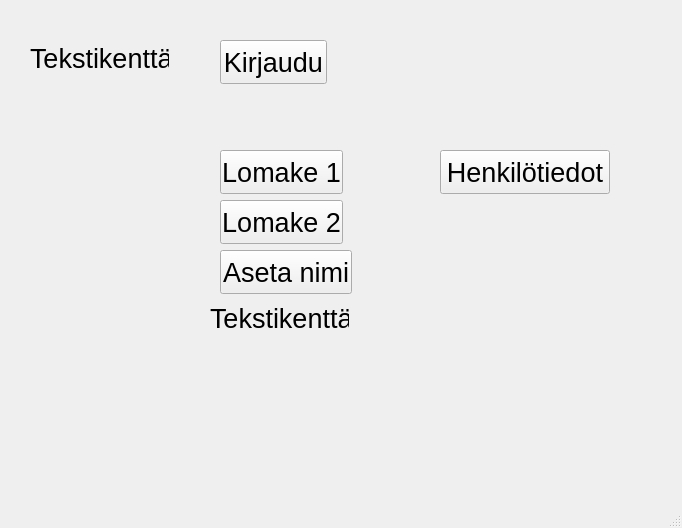
<?xml version="1.0" encoding="UTF-8"?>
<ui version="4.0">
 <class>MainWindow</class>
 <widget class="QMainWindow" name="MainWindow">
  <property name="geometry">
   <rect>
    <x>0</x>
    <y>0</y>
    <width>682</width>
    <height>528</height>
   </rect>
  </property>
  <property name="font">
   <font>
    <pointsize>20</pointsize>
   </font>
  </property>
  <property name="windowTitle">
   <string>MainWindow</string>
  </property>
  <widget class="QWidget" name="centralwidget">
   <widget class="QLabel" name="labelUsername">
    <property name="geometry">
     <rect>
      <x>30</x>
      <y>40</y>
      <width>139</width>
      <height>36</height>
     </rect>
    </property>
    <property name="maximumSize">
     <size>
      <width>211</width>
      <height>16777215</height>
     </size>
    </property>
    <property name="text">
     <string>Tekstikenttä</string>
    </property>
   </widget>
   <widget class="QPushButton" name="buttonLogin">
    <property name="geometry">
     <rect>
      <x>220</x>
      <y>40</y>
      <width>107</width>
      <height>44</height>
     </rect>
    </property>
    <property name="text">
     <string>Kirjaudu</string>
    </property>
   </widget>
   <widget class="QPushButton" name="buttonForm1">
    <property name="geometry">
     <rect>
      <x>220</x>
      <y>150</y>
      <width>123</width>
      <height>44</height>
     </rect>
    </property>
    <property name="text">
     <string>Lomake 1</string>
    </property>
   </widget>
   <widget class="QPushButton" name="buttonForm2">
    <property name="geometry">
     <rect>
      <x>220</x>
      <y>200</y>
      <width>123</width>
      <height>44</height>
     </rect>
    </property>
    <property name="text">
     <string>Lomake 2</string>
    </property>
   </widget>
   <widget class="QPushButton" name="buttonForm3">
    <property name="geometry">
     <rect>
      <x>220</x>
      <y>250</y>
      <width>132</width>
      <height>44</height>
     </rect>
    </property>
    <property name="text">
     <string>Aseta nimi</string>
    </property>
   </widget>
   <widget class="QLabel" name="labelUName">
    <property name="geometry">
     <rect>
      <x>210</x>
      <y>300</y>
      <width>139</width>
      <height>36</height>
     </rect>
    </property>
    <property name="text">
     <string>Tekstikenttä</string>
    </property>
   </widget>
   <widget class="QPushButton" name="buttonPersonData">
    <property name="geometry">
     <rect>
      <x>440</x>
      <y>150</y>
      <width>170</width>
      <height>44</height>
     </rect>
    </property>
    <property name="text">
     <string>Henkilötiedot</string>
    </property>
   </widget>
  </widget>
  <widget class="QMenuBar" name="menubar">
   <property name="geometry">
    <rect>
     <x>0</x>
     <y>0</y>
     <width>682</width>
     <height>42</height>
    </rect>
   </property>
  </widget>
  <widget class="QStatusBar" name="statusbar"/>
 </widget>
 <resources/>
 <connections/>
</ui>
